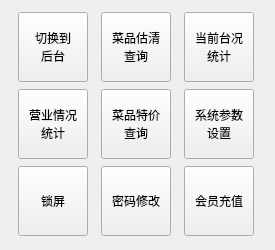
<?xml version="1.0" encoding="UTF-8"?>
<ui version="4.0">
 <class>manager_view</class>
 <widget class="QDialog" name="manager_view">
  <property name="geometry">
   <rect>
    <x>0</x>
    <y>0</y>
    <width>275</width>
    <height>250</height>
   </rect>
  </property>
  <property name="minimumSize">
   <size>
    <width>0</width>
    <height>250</height>
   </size>
  </property>
  <property name="windowTitle">
   <string>Dialog</string>
  </property>
  <layout class="QGridLayout" name="gridLayout">
   <item row="1" column="0">
    <widget class="QPushButton" name="pushButton_6">
     <property name="sizePolicy">
      <sizepolicy hsizetype="Expanding" vsizetype="Expanding">
       <horstretch>0</horstretch>
       <verstretch>0</verstretch>
      </sizepolicy>
     </property>
     <property name="minimumSize">
      <size>
       <width>70</width>
       <height>70</height>
      </size>
     </property>
     <property name="maximumSize">
      <size>
       <width>70</width>
       <height>70</height>
      </size>
     </property>
     <property name="focusPolicy">
      <enum>Qt::NoFocus</enum>
     </property>
     <property name="text">
      <string>营业情况
统计</string>
     </property>
     <property name="outer_stylesheet" stdset="0">
      <string>pushbutton</string>
     </property>
    </widget>
   </item>
   <item row="1" column="1">
    <widget class="QPushButton" name="pushButton_4">
     <property name="sizePolicy">
      <sizepolicy hsizetype="Expanding" vsizetype="Expanding">
       <horstretch>0</horstretch>
       <verstretch>0</verstretch>
      </sizepolicy>
     </property>
     <property name="minimumSize">
      <size>
       <width>70</width>
       <height>70</height>
      </size>
     </property>
     <property name="maximumSize">
      <size>
       <width>70</width>
       <height>70</height>
      </size>
     </property>
     <property name="focusPolicy">
      <enum>Qt::NoFocus</enum>
     </property>
     <property name="text">
      <string>菜品特价
查询</string>
     </property>
     <property name="outer_stylesheet" stdset="0">
      <string>pushbutton</string>
     </property>
    </widget>
   </item>
   <item row="1" column="2">
    <widget class="QPushButton" name="pushButton_7">
     <property name="sizePolicy">
      <sizepolicy hsizetype="Expanding" vsizetype="Expanding">
       <horstretch>0</horstretch>
       <verstretch>0</verstretch>
      </sizepolicy>
     </property>
     <property name="minimumSize">
      <size>
       <width>70</width>
       <height>70</height>
      </size>
     </property>
     <property name="maximumSize">
      <size>
       <width>70</width>
       <height>70</height>
      </size>
     </property>
     <property name="focusPolicy">
      <enum>Qt::NoFocus</enum>
     </property>
     <property name="text">
      <string>系统参数
设置</string>
     </property>
     <property name="outer_stylesheet" stdset="0">
      <string>pushbutton</string>
     </property>
    </widget>
   </item>
   <item row="2" column="0">
    <widget class="QPushButton" name="pushButton_13">
     <property name="sizePolicy">
      <sizepolicy hsizetype="Expanding" vsizetype="Expanding">
       <horstretch>0</horstretch>
       <verstretch>0</verstretch>
      </sizepolicy>
     </property>
     <property name="minimumSize">
      <size>
       <width>70</width>
       <height>70</height>
      </size>
     </property>
     <property name="maximumSize">
      <size>
       <width>70</width>
       <height>70</height>
      </size>
     </property>
     <property name="focusPolicy">
      <enum>Qt::NoFocus</enum>
     </property>
     <property name="text">
      <string>锁屏</string>
     </property>
     <property name="outer_stylesheet" stdset="0">
      <string>pushbutton</string>
     </property>
    </widget>
   </item>
   <item row="2" column="1">
    <widget class="QPushButton" name="pushButton_5">
     <property name="sizePolicy">
      <sizepolicy hsizetype="Expanding" vsizetype="Expanding">
       <horstretch>0</horstretch>
       <verstretch>0</verstretch>
      </sizepolicy>
     </property>
     <property name="minimumSize">
      <size>
       <width>70</width>
       <height>70</height>
      </size>
     </property>
     <property name="maximumSize">
      <size>
       <width>70</width>
       <height>70</height>
      </size>
     </property>
     <property name="focusPolicy">
      <enum>Qt::NoFocus</enum>
     </property>
     <property name="text">
      <string>密码修改</string>
     </property>
     <property name="outer_stylesheet" stdset="0">
      <string>pushbutton</string>
     </property>
    </widget>
   </item>
   <item row="2" column="2">
    <widget class="QPushButton" name="pushButton_8">
     <property name="sizePolicy">
      <sizepolicy hsizetype="Expanding" vsizetype="Expanding">
       <horstretch>0</horstretch>
       <verstretch>0</verstretch>
      </sizepolicy>
     </property>
     <property name="minimumSize">
      <size>
       <width>70</width>
       <height>70</height>
      </size>
     </property>
     <property name="maximumSize">
      <size>
       <width>70</width>
       <height>70</height>
      </size>
     </property>
     <property name="focusPolicy">
      <enum>Qt::NoFocus</enum>
     </property>
     <property name="text">
      <string>会员充值</string>
     </property>
     <property name="outer_stylesheet" stdset="0">
      <string>pushbutton</string>
     </property>
    </widget>
   </item>
   <item row="0" column="2">
    <widget class="QPushButton" name="pushButton_2">
     <property name="sizePolicy">
      <sizepolicy hsizetype="Expanding" vsizetype="Expanding">
       <horstretch>0</horstretch>
       <verstretch>0</verstretch>
      </sizepolicy>
     </property>
     <property name="minimumSize">
      <size>
       <width>70</width>
       <height>70</height>
      </size>
     </property>
     <property name="maximumSize">
      <size>
       <width>70</width>
       <height>70</height>
      </size>
     </property>
     <property name="focusPolicy">
      <enum>Qt::NoFocus</enum>
     </property>
     <property name="text">
      <string>当前台况
统计</string>
     </property>
     <property name="outer_stylesheet" stdset="0">
      <string>pushbutton</string>
     </property>
    </widget>
   </item>
   <item row="0" column="1">
    <widget class="QPushButton" name="pushButton_3">
     <property name="sizePolicy">
      <sizepolicy hsizetype="Expanding" vsizetype="Expanding">
       <horstretch>0</horstretch>
       <verstretch>0</verstretch>
      </sizepolicy>
     </property>
     <property name="minimumSize">
      <size>
       <width>70</width>
       <height>70</height>
      </size>
     </property>
     <property name="maximumSize">
      <size>
       <width>70</width>
       <height>70</height>
      </size>
     </property>
     <property name="focusPolicy">
      <enum>Qt::NoFocus</enum>
     </property>
     <property name="text">
      <string>菜品估清
查询</string>
     </property>
     <property name="outer_stylesheet" stdset="0">
      <string>pushbutton</string>
     </property>
    </widget>
   </item>
   <item row="0" column="0">
    <widget class="QPushButton" name="pushButton_9">
     <property name="sizePolicy">
      <sizepolicy hsizetype="Expanding" vsizetype="Expanding">
       <horstretch>0</horstretch>
       <verstretch>0</verstretch>
      </sizepolicy>
     </property>
     <property name="minimumSize">
      <size>
       <width>70</width>
       <height>70</height>
      </size>
     </property>
     <property name="maximumSize">
      <size>
       <width>70</width>
       <height>70</height>
      </size>
     </property>
     <property name="focusPolicy">
      <enum>Qt::NoFocus</enum>
     </property>
     <property name="text">
      <string>切换到
后台</string>
     </property>
     <property name="outer_stylesheet" stdset="0">
      <string>pushbutton</string>
     </property>
    </widget>
   </item>
  </layout>
 </widget>
 <resources/>
 <connections/>
</ui>
